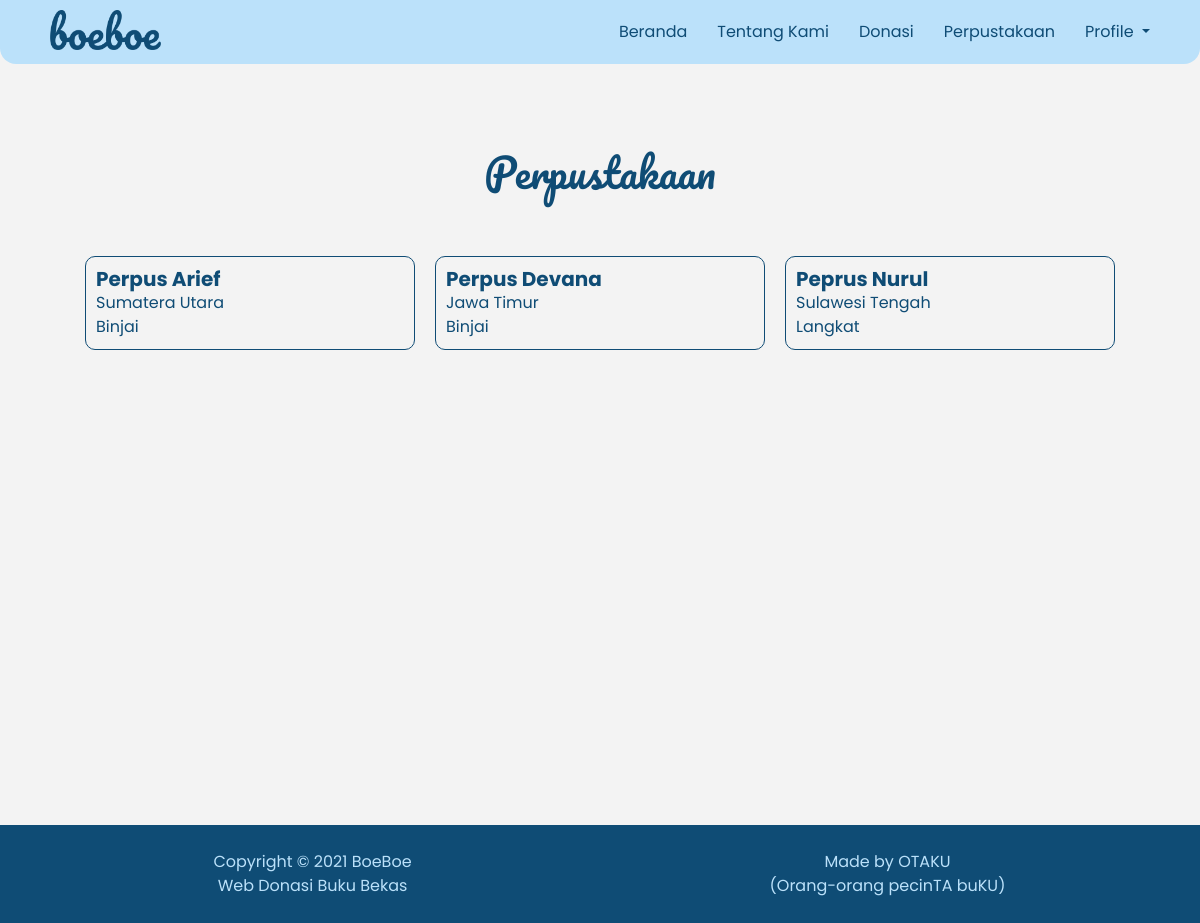
The page /view/donatur-app/perpustakaan.php (signed in) on the database its author committed.
### tables this page shows
CREATE TABLE `perpus_daftar` (
  `id_perpus` int(11) NOT NULL,
  `id_loginPerpus` int(11) NOT NULL,
  `namaPengelola_perpus` varchar(100) NOT NULL,
  `nama_perpus` varchar(100) NOT NULL,
  `tahunBerdiri_perpus` varchar(50) NOT NULL,
  `noIzin_perpus` int(50) NOT NULL,
  `id_alamatPerpus` int(11) NOT NULL,
  `id_kategoriPerpus` int(11) NOT NULL,
  `noTelepon_perpus` int(50) NOT NULL,
  `tentang_perpus` varchar(300) NOT NULL,
  `gambar_perpus` varchar(200) NOT NULL
);

CREATE TABLE `perpus_alamat` (
  `id_alamatPerpusAktif` int(11) NOT NULL,
  `provinsi` varchar(100) NOT NULL,
  `kabupaten_kota` varchar(100) NOT NULL,
  `kecamatan` varchar(100) NOT NULL,
  `desa_kelurahan` varchar(100) NOT NULL,
  `rt` varchar(50) NOT NULL,
  `rw` varchar(50) NOT NULL,
  `jalan` varchar(100) NOT NULL,
  `kodePos` int(5) NOT NULL
);

### view/donatur-app/perpustakaan.php (the view, shortened to what this page needs)
<?php
    require "../../action/config.php";
    include '../../model/helper-public/functionPublic.php';
    $result = daftarPerpustakaan($conn);
?>
<body>
    <header>
        <div class="header">
            <img src="../../public/image/logo-boeboe.png" alt="logo-boeboe">
        </div>
        <div class="navi">
            <ul>
                <li><a href="berandaDonatur.php#">Beranda</a></li>
                <li><a href="berandaDonatur.php#tentang-kami">Tentang Kami</a></li>
                <li><a href="donasi.php">Donasi</a></li>
                <li><a href="perpustakaan.php">Perpustakaan</a></li>
                <li>
                    <div class="dropdown">
                        <a class="masuk dropdown-toggle" href="#" id="navbarDarkDropdownMenuLink" role="button"
                            data-bs-toggle="dropdown" aria-expanded="false">
                            Profile
                        </a>
                    </div>
                </li>
            </ul>
        </div>
    </header>
    <div class="main-perpus">
        <h1>Perpustakaan</h1>
        <div class="perpus-content">
        <?php while($data = mysqli_fetch_assoc($result)):?>
            <a class="content" href="pilihPerpus.php?id=<?php echo $data['id_perpus'];?>">
                <h5><?php echo $data['nama_perpus']?></h5>
                <p><?php echo $data['provinsi']?></p>
                <p><?php echo $data['kabupaten_kota']?></p>
            </a>
        <?php endwhile; ?>
        </div>
    </div>

### public/css/perpustakaan.css (style rules this page uses)
* { -webkit-box-sizing: border-box; -moz-box-sizing: border-box; box-sizing: border-box; }
html, body { overflow-x: hidden; scroll-behavior: smooth; }
html, body, ul, ol, li, h1, h2, h3, h4, h5, h6, p, div { margin: 0; padding: 0; }
p, a, button, label, button, input, optgroup, select, textarea, div { font-family: "Poppins", sans-serif !important; }
a { text-decoration: none !important; }
p { margin-bottom: 0 !important; }
.navi ul { list-style: none; display: flex; flex-wrap: wrap; }
header { height: 4rem; width: 100%; background-color: #bbe1fa; color: #0f4c75; position: fixed; top: 0; z-index: 10; border-radius: 0 0 16px 16px; }
.header img { margin: 10px 0 10px 25px; padding: 0 25px; display: block; float: left; height: 2.5rem; }
.navi { float: right; }
.navi a { padding: 0 15px !important; line-height: 4rem; display: block; float: left; color: #0f4c75; transition: all 0.5s; }
.masuk { margin-right: 35px; }
.main-perpus { margin-top: 3rem; padding: 100px 50px; padding-bottom: 450px; height:100%; color: #0f4c75; background-color: #f3f3f3; }
.main-perpus h1 { font-family: "Pacifico", cursive; margin-bottom: 50px; text-align: center; }
.perpus-content { display: flex; flex-wrap: wrap; justify-content: center; align-items: center; margin-bottom: 15px !important; }
.content { color: #0f4c75; margin: 10px; padding: 10px; width: 30%; border-radius: 10px; border: 1px solid #0F4C75; }
.content h5 { font-weight: bold; }

### rows shown on the page
perpus_daftar: nama_perpus "Perpus Arief", id_alamatPerpus.provinsi "Sumatera Utara", id_alamatPerpus.kabupaten_kota "Binjai"
perpus_daftar: nama_perpus "Perpus Devana", id_alamatPerpus.provinsi "Jawa Timur", id_alamatPerpus.kabupaten_kota "Binjai"
perpus_daftar: nama_perpus "Peprus Nurul", id_alamatPerpus.provinsi "Sulawesi Tengah", id_alamatPerpus.kabupaten_kota "Langkat"
